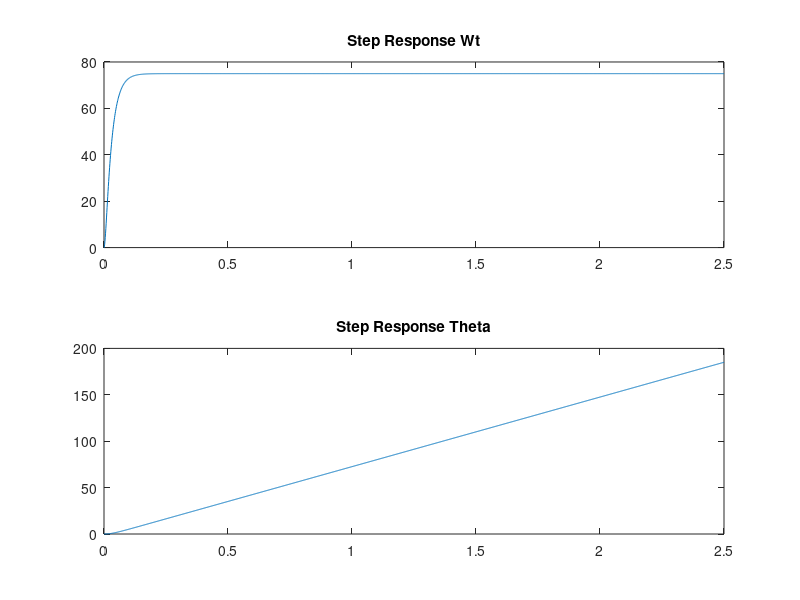

Here is the MATLAB script that generated this plot:
Ra = 2;
La = 0.23;
Jm = 0.000052;
Bm = 0.01;
Kt = 0.235;
Ke = 0.235;

a = 1
b = (Jm*Ra + La*Bm)/(La*Jm)
c = (Ke*Kt + Ra*Bm)/(La*Jm)

delta = b^2 - 4*a*c
x1 = (-b+sqrt(delta))/(2*a)
x2 = (-b-sqrt(delta))/(2*a)

Uin = 24;

% % % % % % % % % % %
K = Uin*Kt/(La*Jm);
A1 = 1/(x1*x2);
A2 = 1/(x1*(x1-x2));
A3 = 1/(x2*(x2-x1));
t = linspace(0, 2.5, 2000);

wt = K*(A2*exp(x1*t) + A3*exp(x2*t) - (A2+A3));
thetat = K*((A2/x1)*exp(x1*t) + (A3/x2)*exp(x2*t) - (A2+A3)*t - (A2/x1 + A3/x2));

subplot(2,1,1);
plot(t,wt)
title('Step Response Wt');
subplot(2,1,2); 
plot(t,thetat)
title('Step Response Theta');


